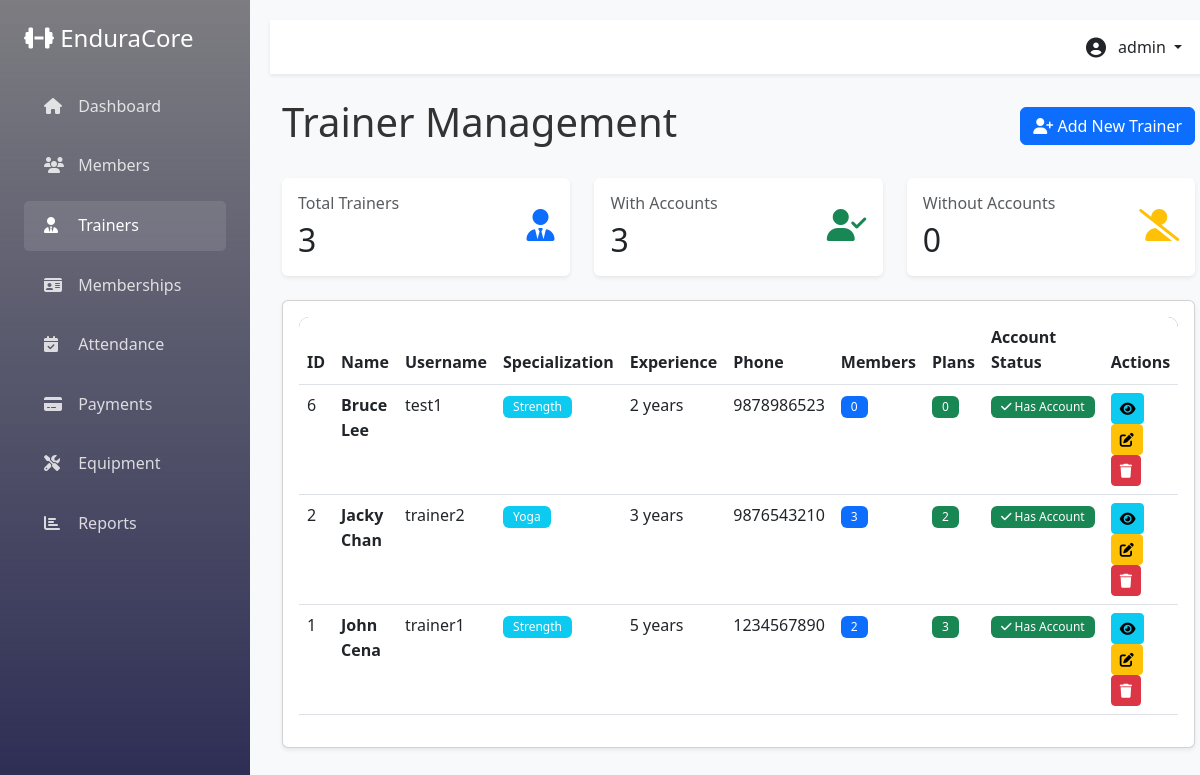
The app's page /admin/trainers.php (signed in) with its own data.
### tables this page shows
CREATE TABLE `trainer` (
  `trainer_id` int(11) NOT NULL,
  `account_id` int(11) DEFAULT NULL,
  `trainer_name` varchar(100) NOT NULL,
  `specialization` enum('Strength','Cardio','Yoga','CrossFit','General') DEFAULT NULL,
  `experience_years` int(11) DEFAULT NULL,
  `phone` varchar(20) DEFAULT NULL
);

CREATE TABLE `account` (
  `account_id` int(11) NOT NULL,
  `username` varchar(50) NOT NULL,
  `password` varchar(255) NOT NULL,
  `role` enum('ADMIN','TRAINER','MEMBER') NOT NULL,
  `created_on` datetime DEFAULT current_timestamp(),
  `last_login` datetime DEFAULT NULL
);

### admin/trainers.php (the view, shortened to what this page needs)
<?php
require_once '../config/db_config.php';
$trainers_query = "SELECT t.*, a.username, a.last_login,
                   (SELECT COUNT(DISTINCT mwp.member_id)
                    FROM member_workout_plan mwp
                    JOIN WORKOUT_PLAN wp ON mwp.plan_id = wp.plan_id
                    WHERE wp.trainer_id = t.trainer_id) as member_count,
                   (SELECT COUNT(*) FROM WORKOUT_PLAN WHERE trainer_id = t.trainer_id) as plan_count
                   FROM TRAINER t
                   LEFT JOIN ACCOUNT a ON t.account_id = a.account_id
                   ORDER BY t.trainer_name";
$trainers = $conn->query($trainers_query);
$total_trainers = $conn->query("SELECT COUNT(*) as count FROM TRAINER")->fetch_assoc()['count'];
$trainers_with_accounts = $conn->query("SELECT COUNT(*) as count FROM TRAINER WHERE account_id IS NOT NULL")->fetch_assoc()['count'];
?>
<!DOCTYPE html>
<html lang="en">
<head>
    <link href="https://cdn.jsdelivr.net/npm/bootstrap@5.3.0/dist/css/bootstrap.min.css" rel="stylesheet">
    <link rel="stylesheet" href="https://cdnjs.cloudflare.com/ajax/libs/font-awesome/6.4.0/css/all.min.css">
    <link rel="stylesheet" href="../css/style.css">
</head>
<body>
    <div class="d-flex">
        <?php include '../partials/sidebar.php'; ?>
        <div class="main-content flex-grow-1">
            <?php include '../partials/header.php'; ?>
            <div class="container-fluid">
                <div class="d-flex justify-content-between align-items-center mb-4">
                    <h1>Trainer Management</h1>
                    <button class="btn btn-primary" data-bs-toggle="modal" data-bs-target="#addTrainerModal">
                        <i class="fas fa-user-plus"></i> Add New Trainer
                    </button>
                </div>
                <div class="row mb-4">
                    <div class="col-md-4">
                        <div class="card stat-card border-0 shadow-sm">
                            <div class="card-body">
                                <div class="d-flex justify-content-between align-items-center">
                                    <div>
                                        <h6 class="text-muted mb-2">Total Trainers</h6>
                                        <h2 class="mb-0"><?php echo $total_trainers; ?></h2>
                                    </div>
                                    <div class="text-primary">
                                        <i class="fas fa-user-tie fa-2x"></i>
                                    </div>
                                </div>
                            </div>
                        </div>
                    </div>
                    <div class="col-md-4">
                        <div class="card stat-card border-0 shadow-sm">
                            <div class="card-body">
                                <div class="d-flex justify-content-between align-items-center">
                                    <div>
                                        <h6 class="text-muted mb-2">With Accounts</h6>
                                        <h2 class="mb-0"><?php echo $trainers_with_accounts; ?></h2>
                                    </div>
                                    <div class="text-success">
                                        <i class="fas fa-user-check fa-2x"></i>
                                    </div>
                                </div>
                            </div>
                        </div>
                    </div>
                    <div class="col-md-4">
                        <div class="card stat-card border-0 shadow-sm">
                            <div class="card-body">
                                <div class="d-flex justify-content-between align-items-center">
                                    <div>
                                        <h6 class="text-muted mb-2">Without Accounts</h6>
                                        <h2 class="mb-0"><?php echo ($total_trainers - $trainers_with_accounts); ?></h2>
                                    </div>
                                    <div class="text-warning">
                                        <i class="fas fa-user-slash fa-2x"></i>
                                    </div>
                                </div>
                            </div>
                        </div>
                    </div>
                </div>
                <div class="card shadow-sm">
                    <div class="card-body">
                        <div class="table-responsive">
                            <table class="table table-hover">
                                <thead>
                                    <tr>
                                        <th>ID</th>
                                        <th>Name</th>
                                        <th>Username</th>
                                        <th>Specialization</th>
                                        <th>Experience</th>
                                        <th>Phone</th>
                                        <th>Members</th>
                                        <th>Plans</th>
                                        <th>Account Status</th>
                                        <th>Actions</th>
                                    </tr>
                                </thead>
                                <tbody>
                                    <?php while ($trainer = $trainers->fetch_assoc()): ?>
                                        <tr>
                                            <td><?php echo $trainer['trainer_id']; ?></td>
                                            <td><strong><?php echo htmlspecialchars($trainer['trainer_name']); ?></strong></td>
                                            <td>
                                                <?php if ($trainer['username']): ?>
                                                    <?php echo htmlspecialchars($trainer['username']); ?>
                                                <?php else: ?>
                                                    <span class="text-muted">No account</span>
                                                <?php endif; ?>
                                            </td>
                                            <td>
                                                <span class="badge bg-info"><?php echo $trainer['specialization']; ?></span>
                                            </td>
                                            <td><?php echo $trainer['experience_years']; ?> years</td>
                                            <td><?php echo htmlspecialchars($trainer['phone']); ?></td>
                                            <td>
                                                <span class="badge bg-primary"><?php echo $trainer['member_count']; ?></span>
                                            </td>
                                            <td>
                                                <span class="badge bg-success"><?php echo $trainer['plan_count']; ?></span>
                                            </td>
                                            <td>
                                                <?php if ($trainer['account_id']): ?>
                                                    <span class="badge bg-success">
                                                        <i class="fas fa-check"></i> Has Account
                                                    </span>
                                                <?php else: ?>
                                                    <span class="badge bg-warning">
                                                        <i class="fas fa-exclamation"></i> No Account
                                                    </span>
                                                <?php endif; ?>
                                            </td>
                                            <td>
                                                <button class="btn btn-sm btn-info" data-bs-toggle="modal" data-bs-target="#viewModal<?php echo $trainer['trainer_id']; ?>">
                                                    <i class="fas fa-eye"></i>
                                                </button>
                                                <button class="btn btn-sm btn-warning"
                                                        data-bs-toggle="modal"
                                                        data-bs-target="#editModal<?php echo $trainer['trainer_id']; ?>">
                                                    <i class="fas fa-edit"></i>
                                                </button>
                                                <a href="?delete=<?php echo $trainer['trainer_id']; ?>"
                                                   class="btn btn-sm btn-danger"
                                                   onclick="return confirm('Are you sure? This will delete the trainer and their account.')">
                                                    <i class="fas fa-trash"></i>
                                                </a>
                                            </td>
                                        </tr>
                                    <?php endwhile; ?>
                                </tbody>
                            </table>
                        </div>
                    </div>
                </div>
            </div>
        </div>
    </div>
</body>
</html>

### css/style.css (style rules this page uses)
:root { --primary-color: #667eea; --secondary-color: #764ba2; --success-color: #28a745; --danger-color: #dc3545; --warning-color: #ffc107; --info-color: #1722b8; --dark-color: #0c0c1589; --light-color: #f8f9fa; }
* { margin: 0; padding: 0; box-sizing: border-box; }
body { font-family: 'Segoe UI', Tahoma, Geneva, Verdana, sans-serif; line-height: 1.6; color: #333; }
.card { transition: transform 0.3s ease, box-shadow 0.3s ease; }
.main-content { margin-left: 250px; padding: 20px; background: #f8f9fa; min-height: 100vh; }
.stat-card { border-left: 4px solid var(--primary-color); transition: all 0.3s ease; }
.table-responsive { border-radius: 10px; overflow: hidden; }
.table thead { background: linear-gradient(135deg, var(--primary-color), var(--secondary-color)); color: white; }
.badge { padding: 5px 10px; font-weight: 500; }

### records on screen
trainer: trainer_id "6", trainer_name "Bruce Lee", account.username "test1", specialization "Strength", experience_years "2", phone "9878986523", member_count "0", plan_count "0", shows "Has Account"
trainer: trainer_id "2", trainer_name "Jacky Chan", account.username "trainer2", specialization "Yoga", experience_years "3", phone "9876543210", member_count "3", plan_count "2", shows "Has Account"
trainer: trainer_id "1", trainer_name "John Cena", account.username "trainer1", specialization "Strength", experience_years "5", phone "1234567890", member_count "2", plan_count "3", shows "Has Account"

### other values on screen
$_SESSION['username'] "admin"
$total_trainers "3"
$trainers_with_accounts "3"
$total_trainers - $trainers_with_accounts "0"
